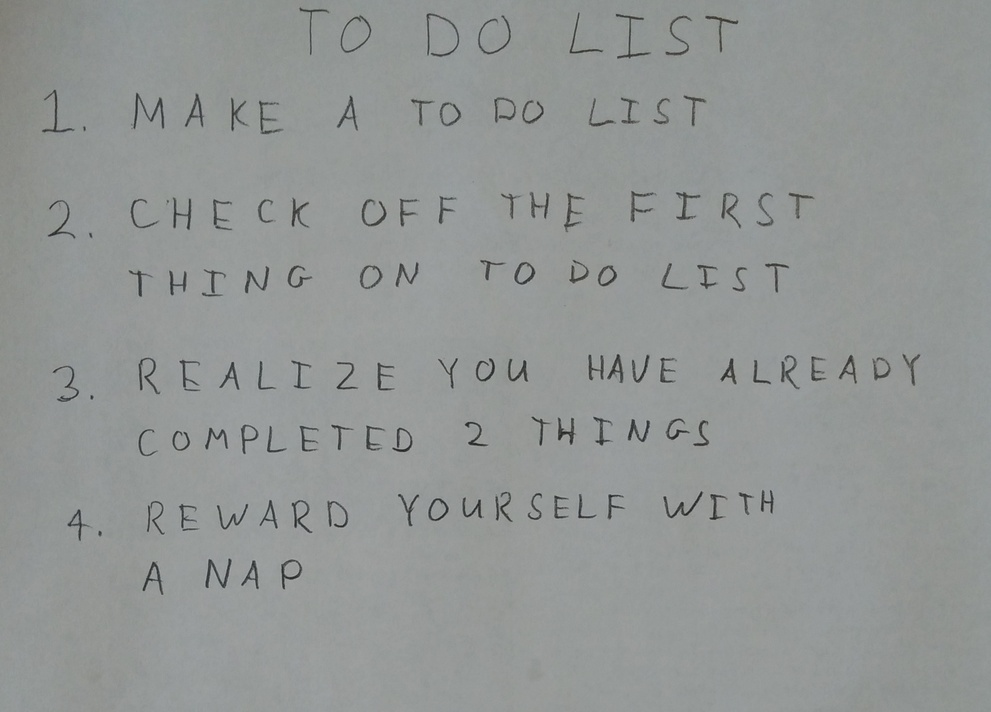
#> input picture HW5 - Neural Networks for Recognition/images/01_list.jpg, 991 x 712 px, shrunk from 2270 x 1631 before the run
$ python -i q4.py   (imports and definitions only)   (older library calls are emulated)
#> lines starting #> are read from the running program, lines starting #| are printed output that depends on the picture; after the words box and inside, x2 and y2 are one past the last pixel; in counts of white or black regions, pixels touching at a corner belong together
import numpy as np

import skimage
import skimage.measure
import skimage.color
import skimage.restoration
import skimage.filters
import skimage.morphology
import skimage.segmentation
from skimage.filters import threshold_otsu

# takes a color image
# returns a list of bounding boxes and black_and_white image
def findLetters(image):
    bboxes = []
    bw = None
    # insert processing in here
    # one idea estimate noise -> denoise -> greyscale -> threshold -> morphology -> label -> skip small boxes
    # this can be 10 to 15 lines of code using skimage functions
    denoise_image = skimage.restoration.denoise_bilateral(image, multichannel=True)
    greyscale_image = skimage.color.rgb2grey(denoise_image)
    threshold = threshold_otsu(greyscale_image)
#> threshold = 0.462
    bw = skimage.morphology.closing(greyscale_image < threshold, skimage.morphology.square(10))
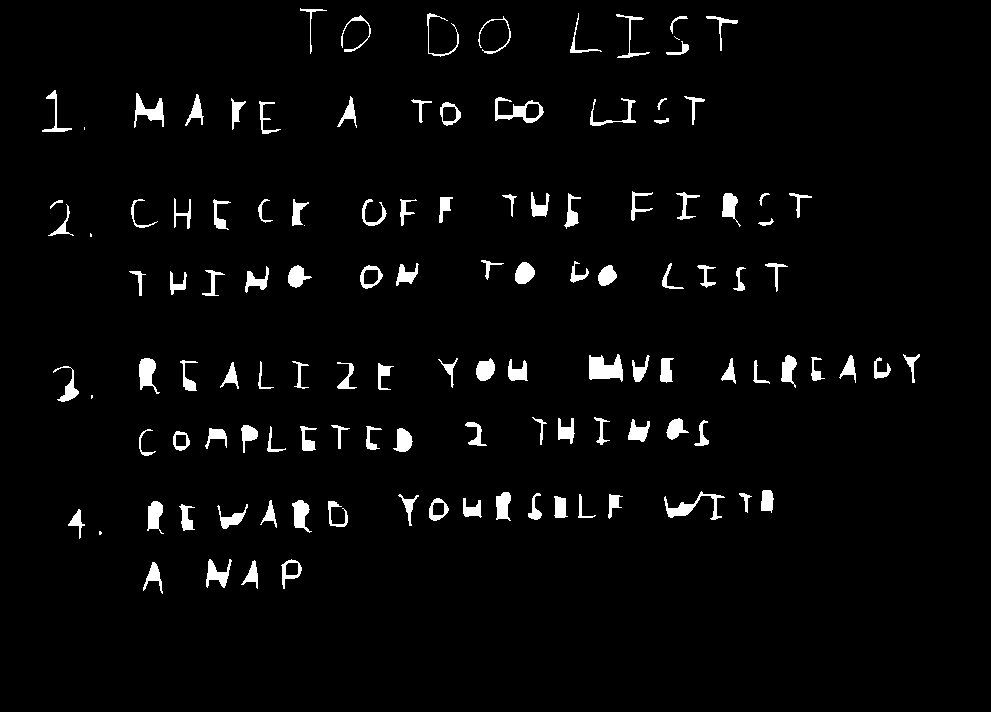
#> bw: shape (712, 991) bool; 3.3% white; 121 white regions (6 under 20 px), largest, box (x1, y1, x2, y2) and area: (589, 354, 623, 382) 652, (664, 491, 725, 520) 485, (495, 97, 544, 123) 466
    cleared = skimage.segmentation.clear_border(bw)
    label_image = skimage.measure.label(cleared,background=0,connectivity = 2)
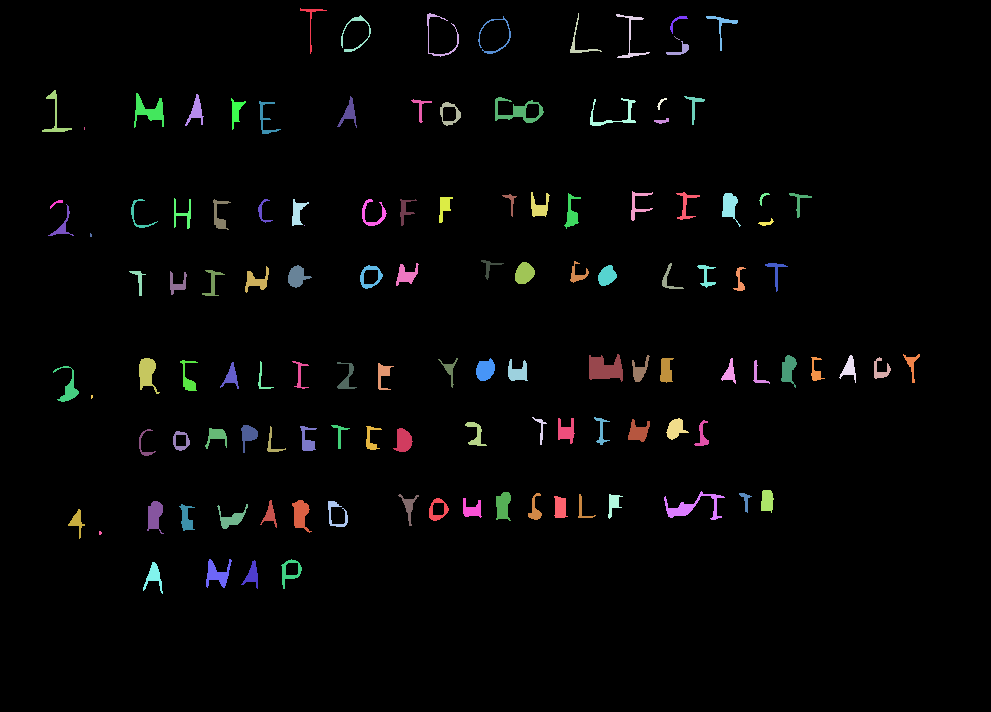
#> label_image: shape (712, 991) int32; 122 distinct labels, from 0 to 121; one colour per label, 0 black

    for region in skimage.measure.regionprops(label_image):
        if region.area >= 200:
            bboxes.append(region.bbox)
#> this loop made 121 passes
#> after the loop, bboxes = 49 items, first 6: (14, 616, 58, 650), (90, 42, 132, 72), (93, 134, 128, 164), (94, 185, 126, 204), (96, 337, 128, 357), (97, 495, 123, 544)


    return bboxes, bw

>>> import cv2
>>> picture = cv2.cvtColor(cv2.imread('../images/01_list.jpg'), cv2.COLOR_BGR2RGB)
>>> result = findLetters(picture)
